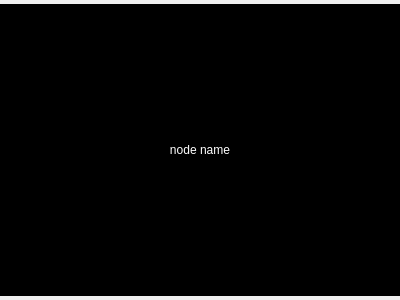
<?xml version="1.0" encoding="UTF-8"?>
<ui version="4.0">
 <class>KnobGroupWidget</class>
 <widget class="QWidget" name="KnobGroupWidget">
  <property name="geometry">
   <rect>
    <x>0</x>
    <y>0</y>
    <width>400</width>
    <height>300</height>
   </rect>
  </property>
  <property name="windowTitle">
   <string>Form</string>
  </property>
  <property name="styleSheet">
   <string notr="true"/>
  </property>
  <layout class="QVBoxLayout" name="verticalLayout">
   <property name="leftMargin">
    <number>0</number>
   </property>
   <property name="topMargin">
    <number>4</number>
   </property>
   <property name="rightMargin">
    <number>0</number>
   </property>
   <property name="bottomMargin">
    <number>4</number>
   </property>
   <item>
    <widget class="QLabel" name="labelNodeName">
     <property name="layoutDirection">
      <enum>Qt::LeftToRight</enum>
     </property>
     <property name="styleSheet">
      <string notr="true">QWidget{
color: white;
background-color: rgb(0, 0, 0);
}</string>
     </property>
     <property name="text">
      <string>node name</string>
     </property>
     <property name="alignment">
      <set>Qt::AlignCenter</set>
     </property>
    </widget>
   </item>
  </layout>
 </widget>
 <resources/>
 <connections/>
</ui>
